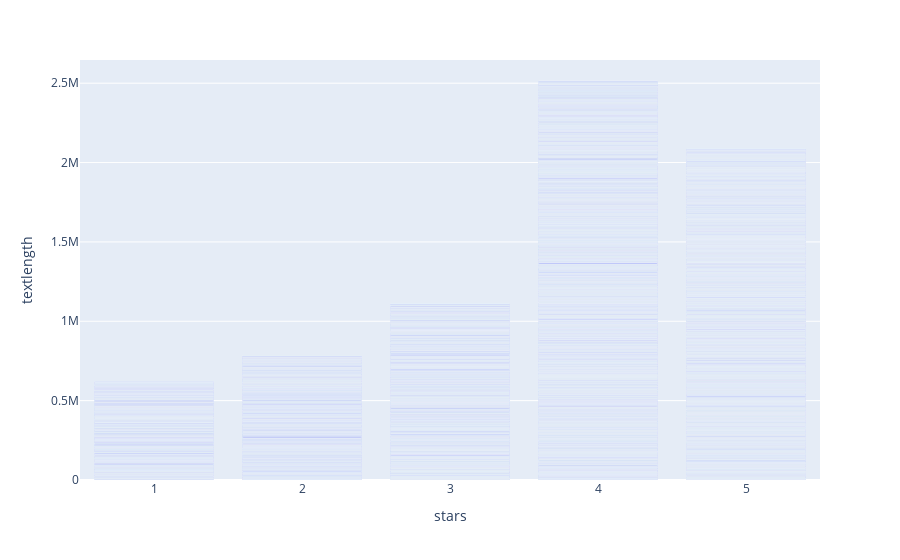

Notebook code for this chart:
### Code cell
fig = px.bar(yelp, x='stars', y='textlength')
fig.show()

### Figure 1 — Plotly figure (JSON) as saved in the notebook; plotly's stock layout.template omitted (floating-point values rounded to 4 significant figures; data arrays with more than 128 entries replaced by an {"elided": "..."} marker saying what was removed)
{"data": [{"alignmentgroup": "True", "hovertemplate": "stars=%{x}<br>textlength=%{y}<extra></extra>", "legendgroup": "", "marker": {"color": "#636efa", "pattern": {"shape": ""}}, "name": "", "offsetgroup": "", "orientation": "v", "showlegend": false, "textposition": "auto", "type": "bar", "x": {"elided": "10000 int values"}, "xaxis": "x", "y": {"elided": "10000 int values"}, "yaxis": "y"}], "layout": {"barmode": "relative", "legend": {"tracegroupgap": 0}, "margin": {"t": 60}, "xaxis": {"anchor": "y", "domain": [0, 1], "title": {"text": "stars"}}, "yaxis": {"anchor": "x", "domain": [0, 1], "title": {"text": "textlength"}}}}
